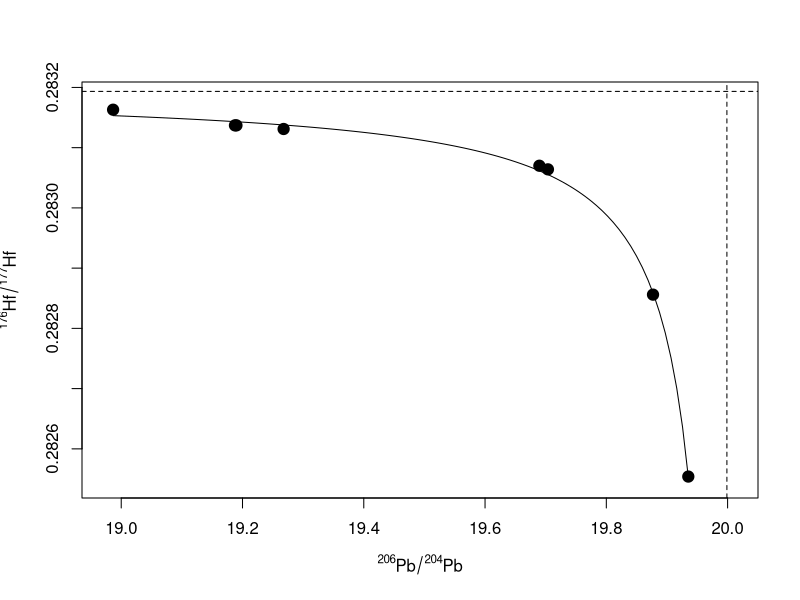

Source code (R):
windows()
z <- read.table("Martinique.data",sep="\t")

# Fitting the mixing hyperbola
A <- cbind(1,z[,2],z[,1])           # data matrix [Eq. (17.2)]
y <- z[,1]*z[,2]                    # left-hand vector [Eq. (17.2)]
xa <- lsfit(A,y,intercept=FALSE)    # least-square calculation
xa <- xa$coeff
names(xa) <- NULL                   # process the resulting list

# Determining asymptotes and curvature
x0 <- xa[2]; y0 <- xa[3]            # asymptotes [Eq. (17.2)]
q <- xa[1]+x0*y0                    # curvature [Eq. (17.2)]
print(x0)
print(y0)
print(q)

# Calculate coordinates of the hyperbola [Eq. (16.10)]
xx <- seq(min(z[,1]),max(z[,1]),((max(z[,1])-min(z[,1]))/100))
yy <- y0+q/(xx-x0)

# Plotting the mixing hyperbola
plot(xx,yy,type="l",xlab=expression(""^206*Pb/""^204*Pb),
ylab=expression(""^176*Hf/""^177*Hf),
xlim=c(min(z[,1])-0.01,x0+0.01),
ylim=c(min(z[,2])-0.00001,y0-0.00001))
points(z[,1],z[,2],cex=1.5,pch=19)  # add data points
abline(v=x0,lty="dashed")           # add asymptotes
abline(h=y0,lty="dashed")
